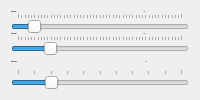
            <widget class="QWidget" name="ellipses">
             <layout class="QVBoxLayout" name="verticalLayout_21" stretch="2,1">
              <item>
               <widget class="QWidget" name="widget_3" native="true">
                <layout class="QVBoxLayout" name="verticalLayout_17">
                 <property name="spacing">
                  <number>0</number>
                 </property>
                 <property name="leftMargin">
                  <number>0</number>
                 </property>
                 <property name="topMargin">
                  <number>0</number>
                 </property>
                 <property name="rightMargin">
                  <number>0</number>
                 </property>
                 <property name="bottomMargin">
                  <number>0</number>
                 </property>
                 <item>
                  <layout class="QVBoxLayout" name="verticalLayout_18">
                   <item>
                    <layout class="QHBoxLayout" name="horizontalLayout_15">
                     <property name="sizeConstraint">
                      <enum>QLayout::SetMinimumSize</enum>
                     </property>
                     <item>
                      <widget class="QLabel" name="label_min_radius_2">
                       <property name="sizePolicy">
                        <sizepolicy hsizetype="Minimum" vsizetype="Minimum">
                         <horstretch>0</horstretch>
                         <verstretch>0</verstretch>
                        </sizepolicy>
                       </property>
                       <property name="font">
                        <font>
                         <family>Ubuntu</family>
                         <pointsize>-1</pointsize>
                         <bold>true</bold>
                        </font>
                       </property>
                       <property name="text">
                        <string>Min Radius:</string>
                       </property>
                       <property name="buddy">
                        <cstring>slider_rho</cstring>
                       </property>
                      </widget>
                     </item>
                     <item>
                      <widget class="QLabel" name="label_min_radius_value_2">
                       <property name="sizePolicy">
                        <sizepolicy hsizetype="Minimum" vsizetype="Minimum">
                         <horstretch>0</horstretch>
                         <verstretch>0</verstretch>
                        </sizepolicy>
                       </property>
                       <property name="font">
                        <font>
                         <family>Ubuntu</family>
                         <pointsize>-1</pointsize>
                         <bold>true</bold>
                        </font>
                       </property>
                       <property name="text">
                        <string>50</string>
                       </property>
                       <property name="alignment">
                        <set>Qt::AlignCenter</set>
                       </property>
                       <property name="buddy">
                        <cstring>slider_theta</cstring>
                       </property>
                      </widget>
                     </item>
                    </layout>
                   </item>
                   <item>
                    <widget class="QSlider" name="slider_circle_min_radius_2">
                     <property name="sizePolicy">
                      <sizepolicy hsizetype="Minimum" vsizetype="Minimum">
                       <horstretch>0</horstretch>
                       <verstretch>0</verstretch>
                      </sizepolicy>
                     </property>
                     <property name="minimum">
                      <number>1</number>
                     </property>
                     <property name="maximum">
                      <number>500</number>
                     </property>
                     <property name="singleStep">
                      <number>10</number>
                     </property>
                     <property name="pageStep">
                      <number>50</number>
                     </property>
                     <property name="value">
                      <number>50</number>
                     </property>
                     <property name="orientation">
                      <enum>Qt::Horizontal</enum>
                     </property>
                     <property name="tickPosition">
                      <enum>QSlider::TicksAbove</enum>
                     </property>
                     <property name="tickInterval">
                      <number>10</number>
                     </property>
                    </widget>
                   </item>
                  </layout>
                 </item>
                 <item>
                  <layout class="QVBoxLayout" name="verticalLayout_19">
                   <item>
                    <layout class="QHBoxLayout" name="horizontalLayout_16">
                     <item>
                      <widget class="QLabel" name="label_max_radius_2">
                       <property name="sizePolicy">
                        <sizepolicy hsizetype="Minimum" vsizetype="Minimum">
                         <horstretch>0</horstretch>
                         <verstretch>0</verstretch>
                        </sizepolicy>
                       </property>
                       <property name="font">
                        <font>
                         <family>Ubuntu</family>
                         <pointsize>-1</pointsize>
                         <bold>true</bold>
                        </font>
                       </property>
                       <property name="text">
                        <string>Max Radius:</string>
                       </property>
                       <property name="buddy">
                        <cstring>slider_theta</cstring>
                       </property>
                      </widget>
                     </item>
                     <item>
                      <widget class="QLabel" name="label_max_radius_value_2">
                       <property name="sizePolicy">
                        <sizepolicy hsizetype="Minimum" vsizetype="Minimum">
                         <horstretch>0</horstretch>
                         <verstretch>0</verstretch>
                        </sizepolicy>
                       </property>
                       <property name="font">
                        <font>
                         <family>Ubuntu</family>
                         <pointsize>-1</pointsize>
                         <bold>true</bold>
                        </font>
                       </property>
                       <property name="text">
                        <string>100</string>
                       </property>
                       <property name="alignment">
                        <set>Qt::AlignCenter</set>
                       </property>
                       <property name="buddy">
                        <cstring>slider_theta</cstring>
                       </property>
                      </widget>
                     </item>
                    </layout>
                   </item>
                   <item>
                    <widget class="QSlider" name="slider_circle_max_radius_2">
                     <property name="sizePolicy">
                      <sizepolicy hsizetype="Minimum" vsizetype="Minimum">
                       <horstretch>0</horstretch>
                       <verstretch>0</verstretch>
                      </sizepolicy>
                     </property>
                     <property name="minimum">
                      <number>1</number>
                     </property>
                     <property name="maximum">
                      <number>500</number>
                     </property>
                     <property name="singleStep">
                      <number>10</number>
                     </property>
                     <property name="pageStep">
                      <number>50</number>
                     </property>
                     <property name="value">
                      <number>100</number>
                     </property>
                     <property name="orientation">
                      <enum>Qt::Horizontal</enum>
                     </property>
                     <property name="tickPosition">
                      <enum>QSlider::TicksAbove</enum>
                     </property>
                     <property name="tickInterval">
                      <number>10</number>
                     </property>
                    </widget>
                   </item>
                  </layout>
                 </item>
                </layout>
               </widget>
              </item>
              <item>
               <layout class="QVBoxLayout" name="verticalLayout_34">
                <item>
                 <layout class="QHBoxLayout" name="horizontalLayout_27">
                  <property name="sizeConstraint">
                   <enum>QLayout::SetMinimumSize</enum>
                  </property>
                  <item>
                   <widget class="QLabel" name="label_min_dist_2">
                    <property name="sizePolicy">
                     <sizepolicy hsizetype="Minimum" vsizetype="Minimum">
                      <horstretch>0</horstretch>
                      <verstretch>0</verstretch>
                     </sizepolicy>
                    </property>
                    <property name="font">
                     <font>
                      <family>Ubuntu</family>
                      <pointsize>-1</pointsize>
                      <bold>true</bold>
                     </font>
                    </property>
                    <property name="text">
                     <string>Min Distance:</string>
                    </property>
                    <property name="buddy">
                     <cstring>slider_rho</cstring>
                    </property>
                   </widget>
                  </item>
                  <item>
                   <widget class="QLabel" name="label_min_dist_value_2">
                    <property name="sizePolicy">
                     <sizepolicy hsizetype="Minimum" vsizetype="Minimum">
                      <horstretch>0</horstretch>
                      <verstretch>0</verstretch>
                     </sizepolicy>
                    </property>
                    <property name="font">
                     <font>
                      <family>Ubuntu</family>
                      <pointsize>-1</pointsize>
                      <bold>true</bold>
                     </font>
                    </property>
                    <property name="text">
                     <string>20</string>
                    </property>
                    <property name="alignment">
                     <set>Qt::AlignCenter</set>
                    </property>
                    <property name="buddy">
                     <cstring>slider_theta</cstring>
                    </property>
                   </widget>
                  </item>
                 </layout>
                </item>
                <item>
                 <widget class="QSlider" name="slider_circle_min_dist_2">
                  <property name="sizePolicy">
                   <sizepolicy hsizetype="Minimum" vsizetype="Minimum">
                    <horstretch>0</horstretch>
                    <verstretch>0</verstretch>
                   </sizepolicy>
                  </property>
                  <property name="minimum">
                   <number>0</number>
                  </property>
                  <property name="maximum">
                   <number>100</number>
                  </property>
                  <property name="value">
                   <number>20</number>
                  </property>
                  <property name="orientation">
                   <enum>Qt::Horizontal</enum>
                  </property>
                  <property name="tickPosition">
                   <enum>QSlider::TicksAbove</enum>
                  </property>
                  <property name="tickInterval">
                   <number>10</number>
                  </property>
                 </widget>
                </item>
               </layout>
              </item>
             </layout>
            </widget>
